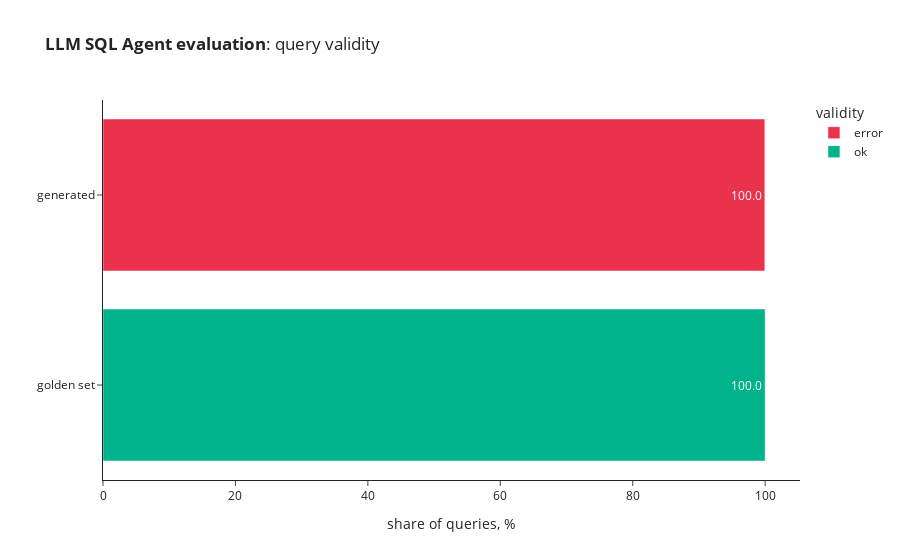

Here is the notebook cell this chart was saved with:
### Code cell
fig = px.bar(valid_stats_df.apply(lambda x: 100*x/valid_stats_df.sum(axis = 1)),
  orientation = 'h', title = '<b>LLM SQL Agent evaluation</b>: query validity',
   text_auto = '.1f',
   color_discrete_map = {'ok': '#00b38a', 'error': '#ea324c', 'too many rows': '#f2ac42'},
  labels = {'index': '', 'variable': 'validity', 'value': 'share of queries, %'})

fig.show()

### Figure 1 — Plotly figure (JSON) as saved in the notebook; plotly's stock layout.template omitted (floating-point values rounded to 4 significant figures)
{"data": [{"alignmentgroup": "True", "hovertemplate": "validity=error<br>share of queries, %=%{x}<br>=%{y}<extra></extra>", "legendgroup": "error", "marker": {"color": "#ea324c", "pattern": {"shape": ""}}, "name": "error", "offsetgroup": "error", "orientation": "h", "showlegend": true, "textposition": "auto", "texttemplate": "%{x:.1f}", "type": "bar", "x": [0, 100], "xaxis": "x", "y": ["golden set", "generated"], "yaxis": "y"}, {"alignmentgroup": "True", "hovertemplate": "validity=ok<br>share of queries, %=%{x}<br>=%{y}<extra></extra>", "legendgroup": "ok", "marker": {"color": "#00b38a", "pattern": {"shape": ""}}, "name": "ok", "offsetgroup": "ok", "orientation": "h", "showlegend": true, "textposition": "auto", "texttemplate": "%{x:.1f}", "type": "bar", "x": [100, 0], "xaxis": "x", "y": ["golden set", "generated"], "yaxis": "y"}], "layout": {"autosize": true, "barmode": "relative", "legend": {"title": {"text": "validity"}, "tracegroupgap": 0}, "title": {"text": "<b>LLM SQL Agent evaluation</b>: query validity"}, "xaxis": {"anchor": "y", "autorange": true, "domain": [0, 1], "range": [0, 105.3], "title": {"text": "share of queries, %"}, "type": "linear"}, "yaxis": {"anchor": "x", "autorange": true, "domain": [0, 1], "range": [-0.5, 1.5], "title": {"text": ""}, "type": "category"}}}
